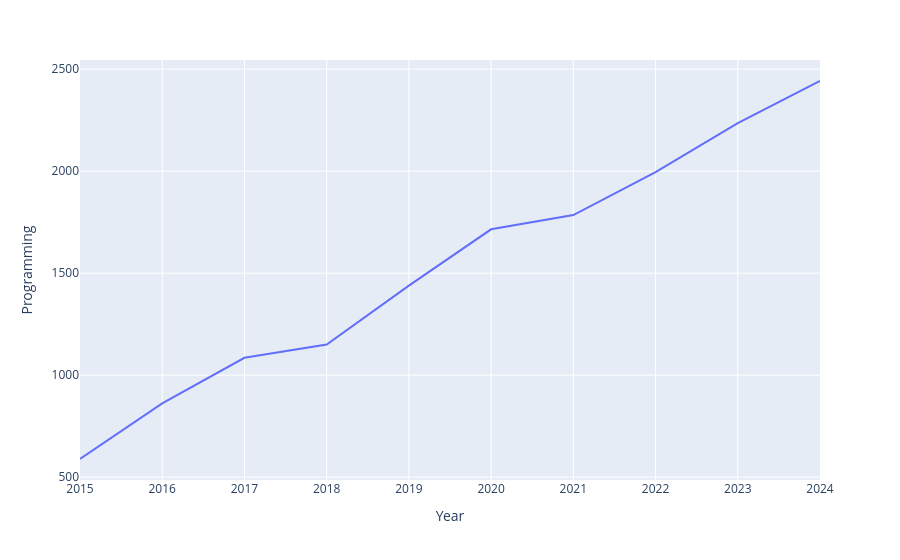

This figure's notebook cell:
### Code cell
fig = px.line(enrollments, x='Year', y='Programming')
fig.show()

### Figure 1 — Plotly figure (JSON) as saved in the notebook; plotly's stock layout.template omitted (floating-point values rounded to 4 significant figures)
{"data": [{"hovertemplate": "Year=%{x}<br>Programming=%{y}<extra></extra>", "legendgroup": "", "line": {"color": "#636efa", "dash": "solid"}, "marker": {"symbol": "circle"}, "mode": "lines", "name": "", "orientation": "v", "showlegend": false, "type": "scatter", "x": [2015, 2016, 2017, 2018, 2019, 2020, 2021, 2022, 2023, 2024], "xaxis": "x", "y": [589, 862, 1085, 1150, 1439, 1715, 1785, 1995, 2236, 2442], "yaxis": "y"}], "layout": {"legend": {"tracegroupgap": 0}, "margin": {"t": 60}, "xaxis": {"anchor": "y", "domain": [0, 1], "title": {"text": "Year"}}, "yaxis": {"anchor": "x", "domain": [0, 1], "title": {"text": "Programming"}}}}
